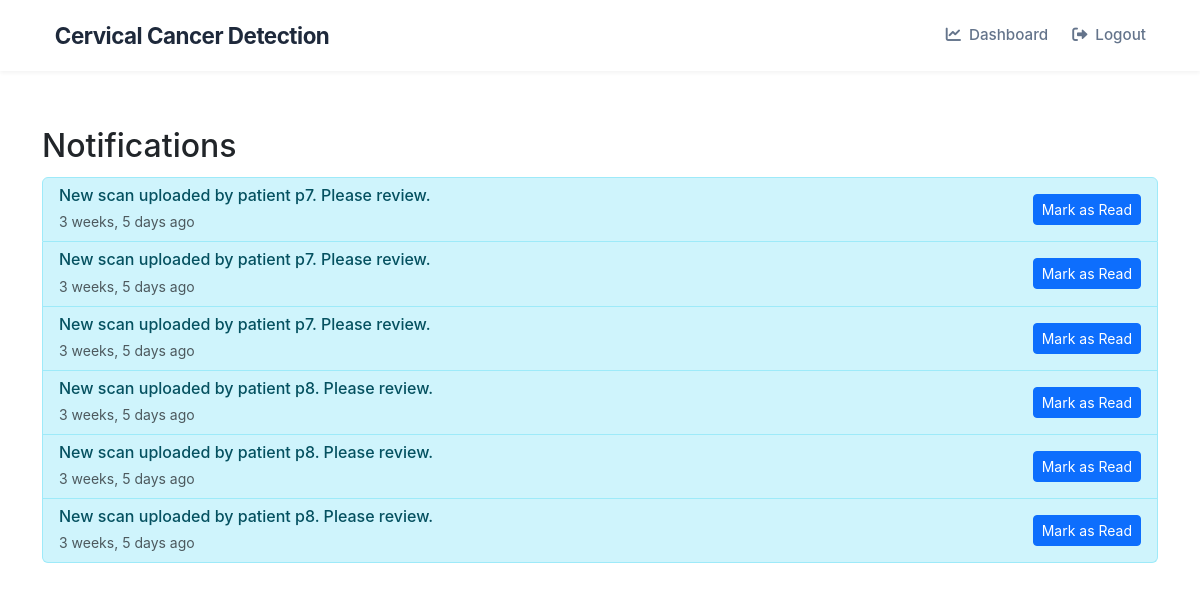
Screenshot of /notifications/ (signed in) with the database file from the repository.
### members/models.py (models this page shows, shortened)
class Notification(models.Model):
    NOTIFICATION_TYPES = (
        ('Scan', 'Scan'),
        ('Report', 'Report'),
        ('Reminder', 'Reminder'),
    )
    user = models.ForeignKey(User, on_delete=models.CASCADE)
    message = models.TextField()
    notification_type = models.CharField(max_length=20, choices=NOTIFICATION_TYPES)
    timestamp = models.DateTimeField(auto_now_add=True)
    is_read = models.BooleanField(default=False)

### members/views.py (the view)
# urls.py: path('notifications/', views.view_notifications, name='view_notifications'),
def view_notifications(request):
    if request.user.is_authenticated:
        user_notifications = Notification.objects.filter(user=request.user).order_by('-timestamp')
        unread_count = Notification.objects.filter(user=request.user, is_read=False).count()
    else:
        user_notifications = Notification.objects.none()
        unread_count = 0
    context = {
        'notifications': user_notifications,
        'unread_count': unread_count
    }
    return render(request, 'notifications.html', context)

### members/context_processors.py (called while the page is built)
def notification_count(request):
    if request.user.is_authenticated:
        unread_count = Notification.objects.filter(user=request.user, is_read=False).count()
        return {'unread_notifications_count': unread_count}
    return {'unread_notifications_count': 0}

### members/templates/notifications.html
{% extends 'base.html' %}
{% block content %}
<div class="container mt-4">
    <h2>Notifications {% if unread_count > 0 %}<span class="badge badge-danger">{{ unread_count }} new</span>{% endif %}</h2>
    <div class="list-group">
        {% for notification in notifications %}
            <div class="list-group-item {% if not notification.is_read %}list-group-item-info{% endif %}">
                <div class="d-flex justify-content-between align-items-center">
                    <div>
                        <h6 class="mb-1">{{ notification.message }}</h6>
                        <small class="text-muted">{{ notification.timestamp|timesince }} ago</small>
                    </div>
                    {% if not notification.is_read %}
                        <a href="{% url 'mark_notification_read' notification.id %}" class="btn btn-sm btn-primary">Mark as Read</a>
                    {% endif %}
                </div>
            </div>
        {% empty %}
            <div class="alert alert-info">No notifications yet.</div>
        {% endfor %}
    </div>
</div>
{% endblock %}

### members/templates/base.html (style rules this page uses)
:root { --primary: #3b82f6; --primary-dark: #2563eb; --white: #ffffff; }
body { font-family: 'Inter', -apple-system, BlinkMacSystemFont, sans-serif; }

### rows the page displays
Notification: message "New scan uploaded by patient p7. Please review.", timestamp "3 weeks, 5 days", is_read "Mark as Read"
Notification: message "New scan uploaded by patient p7. Please review.", timestamp "3 weeks, 5 days", is_read "Mark as Read"
Notification: message "New scan uploaded by patient p7. Please review.", timestamp "3 weeks, 5 days", is_read "Mark as Read"
Notification: message "New scan uploaded by patient p8. Please review.", timestamp "3 weeks, 5 days", is_read "Mark as Read"
Notification: message "New scan uploaded by patient p8. Please review.", timestamp "3 weeks, 5 days", is_read "Mark as Read"
Notification: message "New scan uploaded by patient p8. Please review.", timestamp "3 weeks, 5 days", is_read "Mark as Read"
